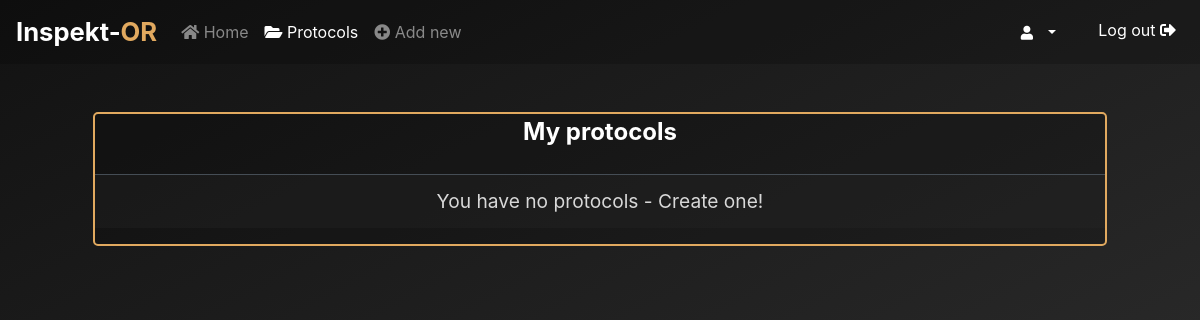
The page /protocols/ (signed in) on the database as committed earlier.
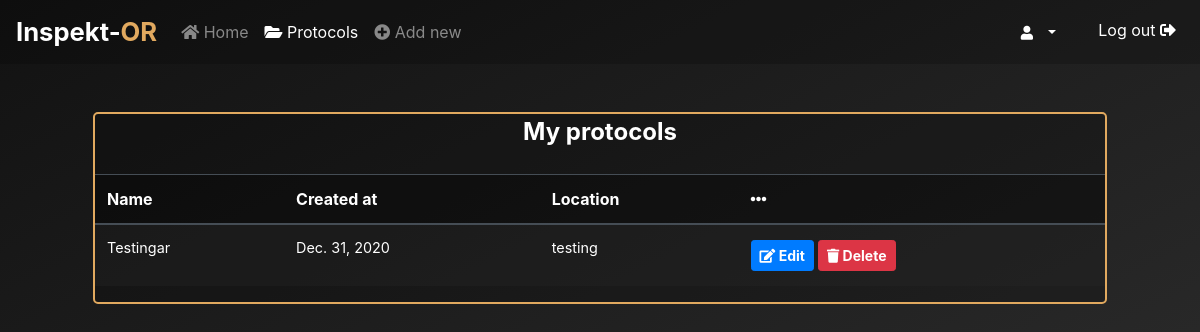
The same page on the database as committed later.
### core/models.py (models this page shows, shortened)
class Protocols(models.Model):
    location = models.CharField(max_length=30)
    name = models.CharField(max_length=30)
    date = models.DateField()
    created_at = models.DateTimeField(auto_now_add=True)
    updated_at = models.DateTimeField(auto_now=True)
    user = models.ForeignKey(User, on_delete=models.CASCADE)
    active = models.IntegerField(default=1)

### protocols/views.py (the view)
# urls.py: path('', views.protocolsView, name='protocolsView'),
def protocolsView(request):
    if not request.user.is_authenticated:
        return redirect("/login")
    data = getProtocols(request.user)
    return render(request, 'protocols.html', {"res": data})

### protocols/views.py (called while the page is built)
def getProtocols(user):
    protocols = Protocols.objects.filter(user=user).exclude(active=0).values()
    return protocols

### protocols/templates/protocols.html (shortened to what this page needs)
{% extends "index.html" %}{% block page_content %}
<div class="row m-5 orange-border" style="background-color: rgba(0, 0, 0, 0.2);">
    <div class="col-12 text-center mb-4">
        <strong>My protocols</strong>
    </div>
    <table class="table table-dark table-hover table-striped" id="protocolsList">
        <thead>
            {% if res %}
            <th>Name</th>
            <th>Created at</th>
            <th>Location</th>
            <th><i class="fas fa-ellipsis-h"></i></th>
            {% endif %}
        </thead>
        <tbody>
            {% if not res %}
            <tr>
                <td colspan="4" class="text-center" style="font-size: 1.2rem !important">
                    <a href="/new" class="a-white" style="color: #d8d8d8 !important;">You have no protocols - Create one!</a>
                </td>
            </tr>
            {% else %}
            {% for p in res %}
            <tr id="protocol_{{p.id}}">
                <td> {{ p.name }} </td>
                <td> {{ p.date }} </td>
                <td> {{ p.location }} </td>
                <td>
                    <button class="btn btn-sm btn-primary" onclick="window.location = '/edit?id={{p.id}}'" ><i class="fas fa-edit"></i> Edit</button>
                    <button class="btn btn-sm btn-danger" onclick="deleteProtocol({{p.id}})"><i class="fas fa-trash"></i> Delete</button>
                </td>
            </tr>
            {% endfor %}
            {% endif %}
        </tbody>
    </table>
</div>
{% endblock %}

### core/templates/index.html (shortened to what this page needs)
<!doctype html>
<html lang="en">
<head>
	{% load static %}
	<link rel="stylesheet" type="text/css" href="{% static 'fontawesome/css/all.min.css' %}">
	<link rel="stylesheet" href="https://stackpath.bootstrapcdn.com/bootstrap/4.5.2/css/bootstrap.min.css"
>
	<link rel="stylesheet" type="text/css" href="{% static 'css/common.css' %}">
</head>
<body>
	<nav class="navbar navbar-expand-md navbar-dark">
		<div class="navbar-collapse collapse w-100 order-1 order-md-0 dual-collapse2">
			<a class="navbar-brand" style="font-size: 1.6rem;" href="/"><strong>Inspekt-</strong><strong class="earthcolor">OR</strong></a>
			<ul class="navbar-nav mr-auto">
				<li class="nav-item" name="home">
					<a class="nav-link" href="/"><i class="fas fa-home"></i> Home</a>
				</li>
				<li class="nav-item" name="protocols">
					<a class="nav-link" href="/protocols"><i class="fas fa-folder-open"></i> Protocols</a>
				</li>
				<li class="nav-item" name="new">
					<a class="nav-link" href="/new"><i class="fas fa-plus-circle"></i> Add new</a>
				</li>
			</ul>
		</div>
		<div class="navbar-collapse collapse w-100 order-3 dual-collapse2">
			<ul class="navbar-nav ml-auto">
				{% if request.user.is_authenticated %}
				<li class="nav-item mr-3">
					<div class="dropdown whitecolor" style="padding: 5px 10px;">
						<a style="background: transparent; border: none; font-weight: normal;" class="btn btn-secondary btn-sm dropdown-toggle" type="button" id="dropdownMenuButton" data-toggle="dropdown" aria-haspopup="true" aria-expanded="false">
							<i class="fas fa-user"></i>&nbsp;{{request.user.first_name|truncatechars:10}}&nbsp;{{request.user.last_name|truncatechars:2}}
						</a>
					</div>
				</li>
				{% endif %}
				<li class="nav-item">
					<a class="nav-link whitecolor" href="/logout">Log out <i class="fas fa-sign-out-alt"></i> </a>
				</li>
			</ul>
		</div>
	</nav>
	<div id="page_content" class="container">
		{% block page_content %}{% endblock %}
	</div>
	<footer>
	</footer>
</body>
</html>

### core/static/css/common.css (style rules this page uses)
html { background: rgb(51,51,51); background: linear-gradient(333deg, rgba(51,51,51,1) 0%, rgba(18,18,18,1) 100%); }
body { background: transparent !important; }
html, body { min-height: 100%; color: white !important; min-width: 600px; }
.navbar-dark { background-color: rgba(0, 0, 0, 0.2) !important; }
table td, table th { color: white !important; }
.table-dark { background-color: rgba(0, 0, 0, 0.3) !important; }
table tbody td { font-size: 0.9rem !important; }
.btn { margin: 3px 0; font-weight: bold; }
.earthcolor { color: #e1a95f; }
.whitecolor { color: white !important; }
.orange-border { border: 2px solid #e1a95f; border-radius: 5px; }

### protocols/templates/protocols.html (style rules this page uses)
#page_content strong { font-size: 1.5rem; }

Rows that differ between the two databases and show on the page:
added Protocols: name "Testingar", date "Dec. 31, 2020", location "testing"
Other text that changed with them:
text no longer shown: "You have no protocols - Create one!"
text now shown: "Name Created at Location"
